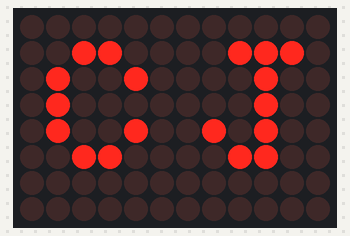
This sketch was run on a simulated Arduino Uno R4 WiFi. On the bench: 12×8 LED matrix.

Above: at 0.1 s.

The sketch:

sketch_sep25a.ino
```cpp
#include "Arduino_LED_Matrix.h"

ArduinoLEDMatrix matrix;

byte image[8][12] = {
  { 0, 0, 0, 0, 0, 0, 0, 0, 0, 0, 0, 0 },
  { 0, 0, 1, 1, 0, 0, 0, 0, 1, 1, 1, 0 },
  { 0, 1, 0, 0, 1, 0, 0, 0, 0, 1, 0, 0 },
  { 0, 1, 0, 0, 0, 0, 0, 0, 0, 1, 0, 0 },
  { 0, 1, 0, 0, 1, 0, 0, 1, 0, 1, 0, 0 },
  { 0, 0, 1, 1, 0, 0, 0, 0, 1, 1, 0, 0 },
  { 0, 0, 0, 0, 0, 0, 0, 0, 0, 0, 0, 0 },
  { 0, 0, 0, 0, 0, 0, 0, 0, 0, 0, 0, 0 }
};

void setup() {
  Serial.begin(115200);
  matrix.begin();
}

void loop() {
  matrix.renderBitmap(image, 8, 12);

  delay(100);
}


// #include "Arduino_LED_Matrix.h"   // Include the LED_Matrix library

// ArduinoLEDMatrix matrix;          // Create an instance of the ArduinoLEDMatrix class

// void setup() {
//   Serial.begin(115200);           // Initialize serial communication at a baud rate of 115200
//   matrix.begin();                 // Initialize the LED matrix

// }

// void loop() {
//   // Load and display the basic emoji frame on the LED matrix
//   matrix.loadFrame(LEDMATRIX_EMOJI_BASIC);
// }
```
